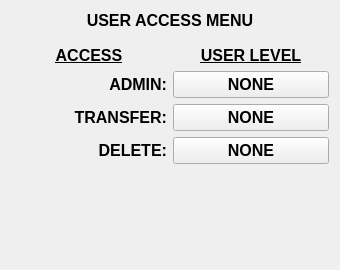
<?xml version="1.0" encoding="UTF-8"?>
<ui version="4.0">
 <class>userAccess</class>
 <widget class="QWidget" name="userAccess">
  <property name="geometry">
   <rect>
    <x>0</x>
    <y>0</y>
    <width>340</width>
    <height>270</height>
   </rect>
  </property>
  <property name="minimumSize">
   <size>
    <width>340</width>
    <height>270</height>
   </size>
  </property>
  <property name="font">
   <font>
    <pointsize>12</pointsize>
    <weight>75</weight>
    <bold>true</bold>
   </font>
  </property>
  <property name="windowTitle">
   <string>Form</string>
  </property>
  <layout class="QGridLayout" name="gridLayout">
   <item row="0" column="0">
    <layout class="QHBoxLayout" name="horizontalLayout">
     <property name="bottomMargin">
      <number>10</number>
     </property>
     <item>
      <widget class="QLabel" name="label_6">
       <property name="maximumSize">
        <size>
         <width>16777215</width>
         <height>40</height>
        </size>
       </property>
       <property name="text">
        <string>USER ACCESS MENU</string>
       </property>
       <property name="alignment">
        <set>Qt::AlignCenter</set>
       </property>
      </widget>
     </item>
    </layout>
   </item>
   <item row="1" column="0">
    <layout class="QGridLayout" name="gridLayout_3">
     <item row="1" column="0">
      <widget class="QLabel" name="label_2">
       <property name="text">
        <string>ADMIN:</string>
       </property>
       <property name="alignment">
        <set>Qt::AlignRight|Qt::AlignTrailing|Qt::AlignVCenter</set>
       </property>
      </widget>
     </item>
     <item row="2" column="0">
      <widget class="QLabel" name="label_4">
       <property name="text">
        <string>TRANSFER:</string>
       </property>
       <property name="alignment">
        <set>Qt::AlignRight|Qt::AlignTrailing|Qt::AlignVCenter</set>
       </property>
      </widget>
     </item>
     <item row="3" column="1">
      <widget class="QPushButton" name="pb_delete">
       <property name="text">
        <string>NONE</string>
       </property>
      </widget>
     </item>
     <item row="0" column="0">
      <widget class="QLabel" name="label">
       <property name="font">
        <font>
         <underline>true</underline>
        </font>
       </property>
       <property name="text">
        <string>ACCESS</string>
       </property>
       <property name="alignment">
        <set>Qt::AlignCenter</set>
       </property>
      </widget>
     </item>
     <item row="1" column="1">
      <widget class="QPushButton" name="pb_admin">
       <property name="text">
        <string>NONE</string>
       </property>
      </widget>
     </item>
     <item row="2" column="1">
      <widget class="QPushButton" name="pb_transfer">
       <property name="text">
        <string>NONE</string>
       </property>
      </widget>
     </item>
     <item row="3" column="0">
      <widget class="QLabel" name="label_5">
       <property name="text">
        <string>DELETE:</string>
       </property>
       <property name="alignment">
        <set>Qt::AlignRight|Qt::AlignTrailing|Qt::AlignVCenter</set>
       </property>
      </widget>
     </item>
     <item row="0" column="1">
      <widget class="QLabel" name="label_3">
       <property name="font">
        <font>
         <underline>true</underline>
        </font>
       </property>
       <property name="text">
        <string>USER LEVEL</string>
       </property>
       <property name="alignment">
        <set>Qt::AlignCenter</set>
       </property>
      </widget>
     </item>
    </layout>
   </item>
   <item row="2" column="0">
    <spacer name="verticalSpacer">
     <property name="orientation">
      <enum>Qt::Vertical</enum>
     </property>
     <property name="sizeHint" stdset="0">
      <size>
       <width>313</width>
       <height>16</height>
      </size>
     </property>
    </spacer>
   </item>
  </layout>
 </widget>
 <tabstops>
  <tabstop>pb_admin</tabstop>
  <tabstop>pb_transfer</tabstop>
  <tabstop>pb_delete</tabstop>
 </tabstops>
 <resources/>
 <connections/>
</ui>
